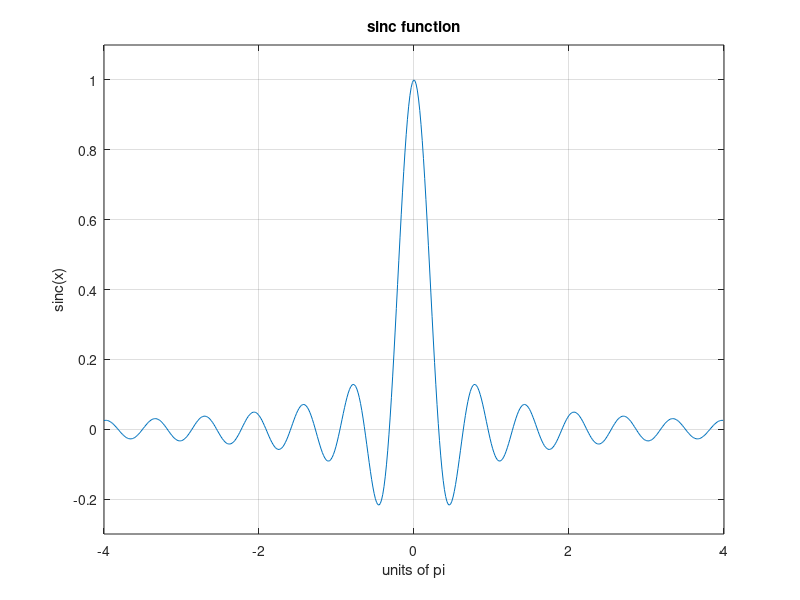

Here is the MATLAB script that generated this plot: (Note: this script raises an error after producing the figure.)
n = -4*pi:0.05:4*pi;
x = sinc(n);
figure;
plot(n/pi,x); axis([-4 4 -0.3 1.1]); grid on;
title('sinc function'); xlabel('units of pi'); ylabel('sinc(x)');


x1 = -4*pi:0.05:4*pi;
y1 = zeros(1,length(x1));
for k = 1:length(x1)
    y1(k) = piecewise1(x1(k));
end
figure;
plot(x1/pi,y1); axis([-4 4 -0.3 1.1]); grid on;
title('Truncated sinc function'); xlabel('units of pi'); ylabel('sinc(x)');
